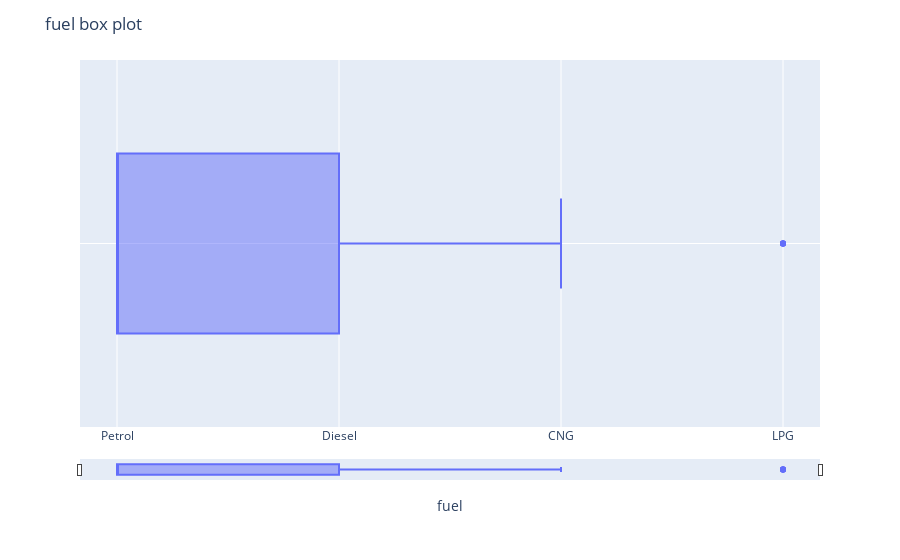

This figure's notebook cell:
### Code cell
import plotly.express as px

# Filter the dataframe so that it does not crash the browser
df_filtered = final_dataset.head(1000)

# Construct the graph and style it. Further customize your graph by editing this code.
# See Plotly Documentation for help: https://plotly.com/python/plotly-express/
fig = px.box(df_filtered, x='fuel', points='outliers')
fig.update_layout(
    title='fuel box plot', 
    xaxis = dict(
        showgrid=True, 
        rangeslider = dict(
            visible=True, 
            thickness=0.05
        )
    ), 
    yaxis = dict(
        showgrid=True
    ), 
    legend = dict(
        orientation='v'
    ), 
    paper_bgcolor='#FFFFFF'
)
fig.show()

### Figure 1 — Plotly figure (JSON) as saved in the notebook; plotly's stock layout.template omitted (floating-point values rounded to 4 significant figures; data arrays with more than 128 entries replaced by an {"elided": "..."} marker saying what was removed)
{"data": [{"alignmentgroup": "True", "boxpoints": "outliers", "hovertemplate": "fuel=%{x}<extra></extra>", "legendgroup": "", "marker": {"color": "#636efa"}, "name": "", "notched": false, "offsetgroup": "", "orientation": "h", "showlegend": false, "type": "box", "x": {"elided": "1000 str values"}, "x0": " ", "xaxis": "x", "y0": " ", "yaxis": "y"}], "layout": {"boxmode": "group", "legend": {"orientation": "v", "tracegroupgap": 0}, "margin": {"t": 60}, "paper_bgcolor": "#FFFFFF", "title": {"text": "fuel box plot"}, "xaxis": {"anchor": "y", "domain": [0, 1], "rangeslider": {"thickness": 0.05, "visible": true}, "showgrid": true, "title": {"text": "fuel"}}, "yaxis": {"anchor": "x", "domain": [0, 1], "showgrid": true}}}
